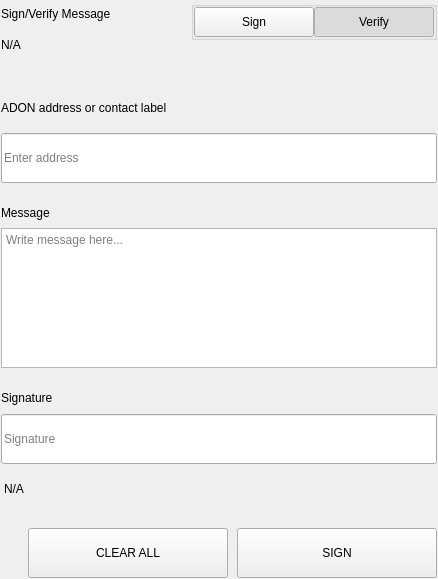
<?xml version="1.0" encoding="UTF-8"?>
<ui version="4.0">
 <class>SettingsSignMessageWidgets</class>
 <widget class="QWidget" name="SettingsSignMessageWidgets">
  <property name="geometry">
   <rect>
    <x>0</x>
    <y>0</y>
    <width>438</width>
    <height>579</height>
   </rect>
  </property>
  <property name="windowTitle">
   <string notr="true">N/A</string>
  </property>
  <layout class="QVBoxLayout" name="verticalLayout">
   <property name="spacing">
    <number>0</number>
   </property>
   <property name="leftMargin">
    <number>0</number>
   </property>
   <property name="topMargin">
    <number>0</number>
   </property>
   <property name="rightMargin">
    <number>0</number>
   </property>
   <property name="bottomMargin">
    <number>0</number>
   </property>
   <item>
    <widget class="QWidget" name="left" native="true">
     <layout class="QVBoxLayout" name="verticalLayout_3">
      <property name="leftMargin">
       <number>0</number>
      </property>
      <property name="topMargin">
       <number>0</number>
      </property>
      <property name="rightMargin">
       <number>0</number>
      </property>
      <property name="bottomMargin">
       <number>0</number>
      </property>
      <item>
       <widget class="QWidget" name="container_sign" native="true">
        <layout class="QVBoxLayout" name="verticalLayout_2">
         <property name="spacing">
          <number>0</number>
         </property>
         <property name="leftMargin">
          <number>1</number>
         </property>
         <property name="topMargin">
          <number>1</number>
         </property>
         <property name="rightMargin">
          <number>1</number>
         </property>
         <property name="bottomMargin">
          <number>1</number>
         </property>
         <item>
          <layout class="QHBoxLayout" name="horizontalLayout_3" stretch="3,1">
           <property name="spacing">
            <number>40</number>
           </property>
           <item>
            <layout class="QVBoxLayout" name="verticalLayoutTitle">
             <property name="spacing">
              <number>5</number>
             </property>
             <item>
              <widget class="QLabel" name="labelTitle">
               <property name="text">
                <string>Sign/Verify Message</string>
               </property>
              </widget>
             </item>
             <item>
              <widget class="QLabel" name="labelSubtitle1">
               <property name="text">
                <string notr="true">N/A</string>
               </property>
               <property name="wordWrap">
                <bool>true</bool>
               </property>
              </widget>
             </item>
            </layout>
           </item>
           <item alignment="Qt::AlignRight|Qt::AlignTop">
            <widget class="QWidget" name="containerSwitch" native="true">
             <property name="styleSheet">
              <string notr="true">#containerSwitch{
	padding-top:9px;
}</string>
             </property>
             <layout class="QVBoxLayout" name="verticalLayout_6">
              <property name="spacing">
               <number>4</number>
              </property>
              <property name="leftMargin">
               <number>0</number>
              </property>
              <property name="topMargin">
               <number>0</number>
              </property>
              <property name="rightMargin">
               <number>0</number>
              </property>
              <property name="bottomMargin">
               <number>0</number>
              </property>
              <item alignment="Qt::AlignRight">
               <widget class="QGroupBox" name="groupBox">
                <property name="sizePolicy">
                 <sizepolicy hsizetype="Fixed" vsizetype="Preferred">
                  <horstretch>0</horstretch>
                  <verstretch>0</verstretch>
                 </sizepolicy>
                </property>
                <property name="title">
                 <string/>
                </property>
                <property name="alignment">
                 <set>Qt::AlignRight|Qt::AlignTop|Qt::AlignTrailing</set>
                </property>
                <layout class="QHBoxLayout" name="horizontalLayout_4">
                 <property name="spacing">
                  <number>0</number>
                 </property>
                 <property name="leftMargin">
                  <number>0</number>
                 </property>
                 <property name="topMargin">
                  <number>0</number>
                 </property>
                 <property name="rightMargin">
                  <number>0</number>
                 </property>
                 <property name="bottomMargin">
                  <number>0</number>
                 </property>
                 <item>
                  <widget class="QPushButton" name="pushSign">
                   <property name="minimumSize">
                    <size>
                     <width>120</width>
                     <height>30</height>
                    </size>
                   </property>
                   <property name="maximumSize">
                    <size>
                     <width>120</width>
                     <height>30</height>
                    </size>
                   </property>
                   <property name="focusPolicy">
                    <enum>Qt::NoFocus</enum>
                   </property>
                   <property name="text">
                    <string>Sign</string>
                   </property>
                   <property name="checkable">
                    <bool>true</bool>
                   </property>
                   <property name="autoExclusive">
                    <bool>true</bool>
                   </property>
                  </widget>
                 </item>
                 <item>
                  <widget class="QPushButton" name="pushVerify">
                   <property name="minimumSize">
                    <size>
                     <width>120</width>
                     <height>30</height>
                    </size>
                   </property>
                   <property name="maximumSize">
                    <size>
                     <width>120</width>
                     <height>30</height>
                    </size>
                   </property>
                   <property name="focusPolicy">
                    <enum>Qt::NoFocus</enum>
                   </property>
                   <property name="text">
                    <string>Verify</string>
                   </property>
                   <property name="checkable">
                    <bool>true</bool>
                   </property>
                   <property name="checked">
                    <bool>true</bool>
                   </property>
                   <property name="autoExclusive">
                    <bool>true</bool>
                   </property>
                  </widget>
                 </item>
                </layout>
               </widget>
              </item>
              <item alignment="Qt::AlignHCenter|Qt::AlignTop">
               <widget class="QLabel" name="labelSubtitleSwitch">
                <property name="text">
                 <string/>
                </property>
                <property name="alignment">
                 <set>Qt::AlignRight|Qt::AlignTrailing|Qt::AlignVCenter</set>
                </property>
               </widget>
              </item>
             </layout>
            </widget>
           </item>
          </layout>
         </item>
         <item>
          <spacer name="verticalSpacer_2">
           <property name="orientation">
            <enum>Qt::Vertical</enum>
           </property>
           <property name="sizeType">
            <enum>QSizePolicy::Fixed</enum>
           </property>
           <property name="sizeHint" stdset="0">
            <size>
             <width>20</width>
             <height>40</height>
            </size>
           </property>
          </spacer>
         </item>
         <item>
          <widget class="QWidget" name="containerAddress" native="true">
           <property name="sizePolicy">
            <sizepolicy hsizetype="Preferred" vsizetype="Fixed">
             <horstretch>0</horstretch>
             <verstretch>0</verstretch>
            </sizepolicy>
           </property>
           <layout class="QVBoxLayout" name="verticalLayout_5" stretch="0,0">
            <property name="spacing">
             <number>15</number>
            </property>
            <property name="leftMargin">
             <number>0</number>
            </property>
            <property name="topMargin">
             <number>0</number>
            </property>
            <property name="rightMargin">
             <number>0</number>
            </property>
            <property name="bottomMargin">
             <number>0</number>
            </property>
            <item>
             <widget class="QLabel" name="labelSubtitleAddress">
              <property name="minimumSize">
               <size>
                <width>0</width>
                <height>20</height>
               </size>
              </property>
              <property name="maximumSize">
               <size>
                <width>16777215</width>
                <height>20</height>
               </size>
              </property>
              <property name="text">
               <string>ADON address or contact label</string>
              </property>
             </widget>
            </item>
            <item>
             <widget class="QLineEdit" name="addressIn_SM">
              <property name="minimumSize">
               <size>
                <width>0</width>
                <height>50</height>
               </size>
              </property>
              <property name="maximumSize">
               <size>
                <width>16777215</width>
                <height>50</height>
               </size>
              </property>
              <property name="placeholderText">
               <string>Enter address</string>
              </property>
             </widget>
            </item>
           </layout>
          </widget>
         </item>
         <item>
          <spacer name="verticalSpacer_3">
           <property name="orientation">
            <enum>Qt::Vertical</enum>
           </property>
           <property name="sizeType">
            <enum>QSizePolicy::Fixed</enum>
           </property>
           <property name="sizeHint" stdset="0">
            <size>
             <width>20</width>
             <height>20</height>
            </size>
           </property>
          </spacer>
         </item>
         <item>
          <layout class="QVBoxLayout" name="verticalLayout_9">
           <property name="spacing">
            <number>5</number>
           </property>
           <item>
            <widget class="QLabel" name="labelSubtitleMessage">
             <property name="minimumSize">
              <size>
               <width>0</width>
               <height>20</height>
              </size>
             </property>
             <property name="maximumSize">
              <size>
               <width>16777215</width>
               <height>20</height>
              </size>
             </property>
             <property name="text">
              <string>Message</string>
             </property>
            </widget>
           </item>
           <item>
            <widget class="QPlainTextEdit" name="messageIn_SM">
             <property name="minimumSize">
              <size>
               <width>0</width>
               <height>140</height>
              </size>
             </property>
             <property name="maximumSize">
              <size>
               <width>16777215</width>
               <height>140</height>
              </size>
             </property>
             <property name="placeholderText">
              <string>Write message here...</string>
             </property>
            </widget>
           </item>
          </layout>
         </item>
         <item>
          <spacer name="verticalSpacer_4">
           <property name="orientation">
            <enum>Qt::Vertical</enum>
           </property>
           <property name="sizeType">
            <enum>QSizePolicy::Fixed</enum>
           </property>
           <property name="sizeHint" stdset="0">
            <size>
             <width>20</width>
             <height>20</height>
            </size>
           </property>
          </spacer>
         </item>
         <item>
          <widget class="QWidget" name="widget" native="true">
           <property name="minimumSize">
            <size>
             <width>0</width>
             <height>75</height>
            </size>
           </property>
           <property name="maximumSize">
            <size>
             <width>16777215</width>
             <height>16777215</height>
            </size>
           </property>
           <layout class="QVBoxLayout" name="verticalLayout_4">
            <property name="leftMargin">
             <number>0</number>
            </property>
            <property name="topMargin">
             <number>0</number>
            </property>
            <property name="rightMargin">
             <number>0</number>
            </property>
            <property name="bottomMargin">
             <number>0</number>
            </property>
            <item>
             <widget class="QLabel" name="labelSubtitleSignature">
              <property name="minimumSize">
               <size>
                <width>0</width>
                <height>20</height>
               </size>
              </property>
              <property name="maximumSize">
               <size>
                <width>16777215</width>
                <height>20</height>
               </size>
              </property>
              <property name="text">
               <string>Signature</string>
              </property>
             </widget>
            </item>
            <item>
             <widget class="QLineEdit" name="signatureOut_SM">
              <property name="minimumSize">
               <size>
                <width>0</width>
                <height>50</height>
               </size>
              </property>
              <property name="placeholderText">
               <string>Signature</string>
              </property>
             </widget>
            </item>
           </layout>
          </widget>
         </item>
         <item>
          <widget class="QLabel" name="statusLabel_SM">
           <property name="styleSheet">
            <string notr="true">padding-top:5px;</string>
           </property>
           <property name="text">
            <string notr="true">N/A</string>
           </property>
          </widget>
         </item>
         <item>
          <spacer name="verticalSpacer">
           <property name="orientation">
            <enum>Qt::Vertical</enum>
           </property>
           <property name="sizeType">
            <enum>QSizePolicy::Fixed</enum>
           </property>
           <property name="sizeHint" stdset="0">
            <size>
             <width>20</width>
             <height>20</height>
            </size>
           </property>
          </spacer>
         </item>
         <item>
          <layout class="QHBoxLayout" name="horizontalLayout_7">
           <property name="spacing">
            <number>9</number>
           </property>
           <item>
            <spacer name="horizontalSpacer_5">
             <property name="orientation">
              <enum>Qt::Horizontal</enum>
             </property>
             <property name="sizeType">
              <enum>QSizePolicy::Expanding</enum>
             </property>
             <property name="sizeHint" stdset="0">
              <size>
               <width>40</width>
               <height>20</height>
              </size>
             </property>
            </spacer>
           </item>
           <item>
            <widget class="QPushButton" name="pushButtonClear">
             <property name="minimumSize">
              <size>
               <width>200</width>
               <height>50</height>
              </size>
             </property>
             <property name="focusPolicy">
              <enum>Qt::NoFocus</enum>
             </property>
             <property name="text">
              <string>CLEAR ALL</string>
             </property>
            </widget>
           </item>
           <item>
            <widget class="QPushButton" name="pushButtonSave">
             <property name="minimumSize">
              <size>
               <width>200</width>
               <height>50</height>
              </size>
             </property>
             <property name="maximumSize">
              <size>
               <width>200</width>
               <height>50</height>
              </size>
             </property>
             <property name="focusPolicy">
              <enum>Qt::NoFocus</enum>
             </property>
             <property name="text">
              <string>SIGN</string>
             </property>
            </widget>
           </item>
          </layout>
         </item>
        </layout>
       </widget>
      </item>
     </layout>
    </widget>
   </item>
  </layout>
 </widget>
 <resources/>
 <connections/>
</ui>
